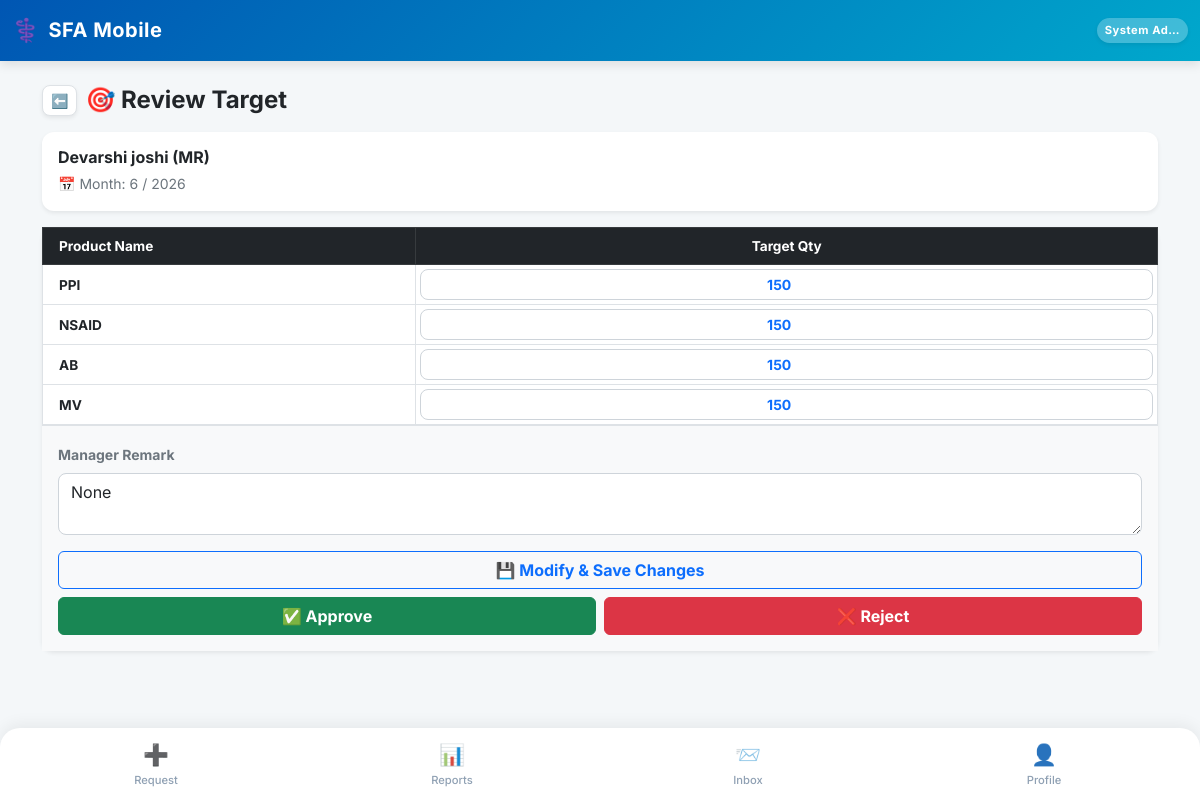
The page /review-target/1/ (signed in) on the database its author committed.
### SFA/models.py (models this page shows, shortened)
class Employee(models.Model):
    user = models.OneToOneField(User, on_delete=models.CASCADE, null=True, blank=True)
    company = models.ForeignKey(Company, on_delete=models.PROTECT, related_name='employees') # Already Correct
    DESIGNATION_CHOICES = [
        ('MR', 'Medical Representative'),
        ('ABM', 'Area Business Manager'),
        ('RBM', 'Regional Business Manager'),
        ('ZBM', 'Zonal Business Manager'),
        ('NSM', 'National Sales Manager'),
        ('Admin', 'System Administrator'),
    ]
    name = models.CharField(max_length=100)
    employee_code = models.CharField(max_length=50) # 🌟 FIX: unique=True HATA DIYA HAI
    designation = models.CharField(max_length=5, choices=DESIGNATION_CHOICES, default='MR')
    manager = models.ForeignKey('self', on_delete=models.SET_NULL, null=True, blank=True, related_name='subordinates')
    headquarter = models.ForeignKey(Territory, on_delete=models.SET_NULL, null=True, blank=True)
    phone = models.CharField(max_length=15)
    joining_date = models.DateField(default=timezone.now, help_text="Employee ki company join karne ki date. DCR calendar is date se aage hi banega, pehle ka nahi.")
    photo = models.ImageField(upload_to='employee_photos/', blank=True, null=True, help_text="Employee ki profile photo")
    address = models.TextField(blank=True, null=True, help_text="Employee ka home address")
    is_active = models.BooleanField(default=True, help_text="False matlab ye employee company chhod chuka hai ya inactive hai.")
    leaving_date = models.DateField(null=True, blank=True, help_text="Employee ke company chhodne ki tareekh.")
    dob = models.DateField(null=True, blank=True, verbose_name="Date of Birth")
    anniversary = models.DateField(null=True, blank=True, verbose_name="Marriage Anniversary")
    blood_group = models.CharField(max_length=10, blank=True, null=True)
    emergency_contact = models.CharField(max_length=15, blank=True, null=True)
    permanent_address = models.TextField(blank=True, null=True)
    father_name = models.CharField(max_length=100, blank=True, null=True)
    father_dob = models.DateField(null=True, blank=True)
    father_mobile = models.CharField(max_length=15, blank=True, null=True)
    father_occupation = models.CharField(max_length=100, blank=True, null=True)
    mother_name = models.CharField(max_length=100, blank=True, null=True)
    mother_dob = models.DateField(null=True, blank=True)
    mother_mobile = models.CharField(max_length=15, blank=True, null=True)
    mother_occupation = models.CharField(max_length=100, blank=True, null=True)
    spouse_name = models.CharField(max_length=100, blank=True, null=True)
    spouse_dob = models.DateField(null=True, blank=True)
    spouse_mobile = models.CharField(max_length=15, blank=True, null=True)
    spouse_occupation = models.CharField(max_length=100, blank=True, null=True)
    child1_name = models.CharField(max_length=100, blank=True, null=True)
    child1_dob = models.DateField(null=True, blank=True)
    child2_name = models.CharField(max_length=100, blank=True, null=True)
    child2_dob = models.DateField(null=True, blank=True)
    EMPLOYMENT_STATUS_CHOICES = [
        ('active', 'Active'),
        ('resigned', 'Resigned'),
        ('retired', 'Retired'),
        ('transferred', 'Transferred'),
        ('terminated', 'Terminated'),
        ('vacant', 'Vacant (Placeholder)'),   # 🌟 Dummy employee jab tak naya MR na aaye
        ('archived', 'Archived (Old Dummy)'), # 🌟 Dummy jiska kaam ho gaya, naye employee ko sab de diya
    ]
    employment_status = models.CharField(
        max_length=15, choices=EMPLOYMENT_STATUS_CHOICES, default='active',
        help_text="is_active sirf access/login control karta hai; ye field WAJAH/reason batata hai."
    )
    is_placeholder = models.BooleanField(
        default=False,
        help_text="True = ye ek 'Vacant_<HQ>' dummy employee hai, asli insaan nahi. Joint Work me normal employee jaisa hi treat hota hai (use individual hi maana jayega)."
    )
    class Meta:
        unique_together = ('company', 'employee_code')

class MonthlyTargetMaster(models.Model):
    STATUS_CHOICES = [
        ('Draft', 'Draft'),
        ('Pending_Manager', 'Pending Manager'),
        ('Pending_RSM', 'Pending RSM'),
        ('Pending_ZSM', 'Pending ZSM'),
        ('Pending_Admin', 'Pending Admin'),
        ('Approved', 'Approved'),
        ('Rejected', 'Rejected'),
    ]
    territory = models.ForeignKey(Territory, on_delete=models.CASCADE, related_name='monthly_target_masters')
    month = models.IntegerField(help_text="Month in number (e.g., 1 for Jan, 5 for May)")
    year = models.IntegerField()
    status = models.CharField(max_length=20, choices=STATUS_CHOICES, default='Draft')
    manager_remark = models.TextField(blank=True, null=True)
    approved_by_managers = models.JSONField(default=list, blank=True)
    class Meta:
        unique_together = ('territory', 'month', 'year')
        verbose_name = "Monthly Target Master"
        verbose_name_plural = "Monthly Target Masters"

class Product(models.Model):
    GST_SLAB_CHOICES = [
        (0, '0%'),
        (5, '5%'),
        (12, '12%'),
        (18, '18%'),
        (28, '28%'),
    ]
    company = models.ForeignKey(Company, on_delete=models.CASCADE, related_name='products') # 🌟 CHANGED
    name = models.CharField(max_length=150)
    pack_size = models.CharField(max_length=50)
    mrp = models.DecimalField(max_digits=10, decimal_places=2, default=0)
    ptr = models.DecimalField(max_digits=10, decimal_places=2, default=0)   # Price to Retailer
    pts = models.DecimalField(max_digits=10, decimal_places=2, default=0)   # Price to Stockist — company ko kitna milta hai
    gst_slab = models.PositiveSmallIntegerField(choices=GST_SLAB_CHOICES, default=12)
    class Meta:
        unique_together = ('company', 'name')

### SFA/views/sales.py (the view, shortened to what this page needs)
# urls.py: path('review-target/<int:target_id>/', views.review_target_view, name='review_target'),
@employee_required
def review_target_view(request, employee, target_id):
    master = get_object_or_404(MonthlyTargetMaster, id=target_id)
    target_emp = Employee.objects.filter(company=employee.company, headquarter=master.territory, is_active=True).first()
    products = Product.objects.filter(company=employee.company)
    existing_targets = {}
    if master.territory:
        existing_targets = {
            t.product_id: t.target_qty
            for t in TerritoryTarget.objects.filter(territory=master.territory, month=master.month, year=master.year)
        }
    targets = [{'product': p, 'target_qty': existing_targets.get(p.id, 0)} for p in products]
    return render(request, 'review_target.html', {'targets': targets, 'master': master, 'target_emp': target_emp})

### SFA/context_processors.py (called while the page is built)
def notification_counts(request):
    if request.user.is_authenticated and hasattr(request.user, 'employee'):
        employee = request.user.employee
        return {
            'unread_notif_count': SystemNotification.objects.filter(
                employee=employee, is_read=False
            ).count(),
            'unread_msg_count': InternalMessage.objects.filter(
                receiver=employee, is_read=False
            ).count(),
        }
    return {
        'unread_notif_count': 0,
        'unread_msg_count': 0,
    }

### SFA/templates/review_target.html (shortened to what this page needs)
{% extends 'base.html' %}
{% block content %}
<div class="container-fluid p-0 mb-4">
    <div class="d-flex align-items-center gap-2 mb-3">
        <a href="{% url 'manager_approvals' %}" class="btn btn-light shadow-sm btn-sm px-2 py-1 rounded-3 border bg-white">⬅️</a>
        <h4 class="fw-bold text-dark mb-0">🎯 Review Target</h4>
    </div>
    <div class="card border-0 shadow-sm mb-3 bg-white" style="border-left: 4px solid #007bff;">
        <div class="card-body p-3">
            <h6 class="fw-bold text-dark mb-1">{{ target_emp.name }} ({{ target_emp.designation }})</h6>
            <span class="text-secondary small">📅 Month: {{ master.month }} / {{ master.year }}</span>
        </div>
    </div>
    <div class="card border-0 shadow-sm bg-white mb-4">
        <div class="card-body p-0">
            <form method="POST">
                <table class="table table-bordered mb-0 align-middle" style="font-size:0.85rem;">
                    <thead class="table-dark">
                        <tr><th class="ps-3">Product Name</th><th class="text-center">Target Qty</th></tr>
                    </thead>
                    <tbody>
                        {% for t in targets %}
                        <tr>
                            <td class="ps-3 fw-bold text-dark">{{ t.product.name }}</td>
                            <td class="text-center p-1">
                                <input type="number" name="target_{{ t.product.id }}" value="{{ t.target_qty }}" class="form-control form-control-sm text-center fw-bold text-primary">
                            </td>
                        </tr>
                        {% endfor %}
                    </tbody>
                </table>
                <div class="p-3 bg-light border-top">
                    <label class="form-label text-secondary small fw-bold">Manager Remark</label>
                    <textarea name="manager_remark" class="form-control mb-3" rows="2">{{ master.manager_remark }}</textarea>
                    <button type="submit" name="action" value="Save_Only" class="btn btn-outline-primary w-100 fw-bold mb-2">💾 Modify & Save Changes</button>
                    <div class="d-flex gap-2">
                        <button type="submit" name="action" value="Approve" class="btn btn-success w-50 fw-bold">✅ Approve</button>
                        <button type="submit" name="action" value="Reject" class="btn btn-danger w-50 fw-bold">❌ Reject</button>
                    </div>
                </div>
            </form>
        </div>
    </div>
</div>
{% endblock %}

### SFA/templates/base.html (shortened to what this page needs)
<!DOCTYPE html>
<html lang="en">
<head>
    <link href="https://cdn.jsdelivr.net/npm/bootstrap@5.3.0/dist/css/bootstrap.min.css" rel="stylesheet">
    <link href="https://cdn.jsdelivr.net/npm/bootstrap-icons@1.11.0/font/bootstrap-icons.css" rel="stylesheet">
</head>
<body>
    <nav class="navbar navbar-dark navbar-custom sticky-top">
        <div class="container-fluid py-1">
            <span class="navbar-brand mb-0 h1 d-flex align-items-center gap-2">
                <span style="font-size: 1.4rem;">⚕️</span> SFA Mobile
            </span>
            <div class="d-flex align-items-center gap-3">
                <span class="text-white fw-bold bg-white bg-opacity-25 px-2 py-1 rounded-pill shadow-sm" style="font-size: 0.70rem; letter-spacing: 0.5px;">
                    {{ request.user.employee.name|default:"Guest"|truncatechars:10 }}
                </span>
            </div>
        </div>
    </nav>
    <div class="container mt-4 mb-4">
        {% block content %}
        {% endblock %}
    </div>
    <div class="fixed-bottom bottom-nav d-flex justify-content-between align-items-center">
        <a href="{% url 'request_hub' %}" class="nav-item {% if request.resolver_match.url_name == 'request_hub' %}active{% endif %}">
            <span class="nav-icon">➕</span>Request
        </a>
        <a href="{% url 'view_hub' %}" class="nav-item {% if request.resolver_match.url_name == 'view_hub' or request.resolver_match.url_name == 'dcr_report' %}active{% endif %}">
            <span class="nav-icon">📊</span>Reports
        </a>
        <a href="{% url 'web_inbox' %}" class="nav-item {% if request.resolver_match.url_name == 'web_inbox' or request.resolver_match.url_name == 'web_compose' %}active{% endif %}">
            <span class="nav-icon position-relative">
                📨
            </span>Inbox
        </a>
        <a href="{% url 'profile' %}" class="nav-item {% if request.resolver_match.url_name == 'profile' %}active{% endif %}">
            <span class="nav-icon">👤</span>Profile
        </a>
    </div>
</body>
</html>

### SFA/templates/base.html (style rules this page uses)
:root { --pharma-primary: #0056b3; --pharma-secondary: #00a8cc; --bg-light: #f4f7f9; }
body { font-family: 'Inter', sans-serif; background-color: var(--bg-light); padding-bottom: 85px; }
.navbar-custom { background: linear-gradient(135deg, var(--pharma-primary), var(--pharma-secondary)); box-shadow: 0 4px 10px rgba(0,0,0,0.1); }
.navbar-brand { font-weight: 700; letter-spacing: 0.5px; }
.card { border: none !important; border-radius: 12px; box-shadow: 0 4px 12px rgba(0, 0, 0, 0.05); }
.form-control, .form-select { border-radius: 8px; border: 1px solid #ced4da; }
.bottom-nav { background-color: #ffffff; border-top-left-radius: 20px; border-top-right-radius: 20px; box-shadow: 0 -4px 15px rgba(0,0,0,0.06); padding: 5px 8px; }
.nav-item { text-align: center; flex: 1; padding: 6px 0; color: #8fa0b3; font-size: 0.70rem; font-weight: 500; text-decoration: none; border-radius: 12px; transition: all 0.3s ease; }
.nav-icon { font-size: 1.3rem; display: block; margin-bottom: 2px; filter: grayscale(20%); }

### rows shown on the page
Employee: name "Devarshi joshi", designation "MR"
MonthlyTargetMaster: month "6", year "2026", manager_remark "None"
Product: product.name "PPI", target_qty "150"
Product: product.name "NSAID", target_qty "150"
Product: product.name "AB", target_qty "150"
Product: product.name "MV", target_qty "150"

### other values the page prints
{{ request.user.employee.name|default:"Guest"|truncatechars:10 }} "System Ad…"
